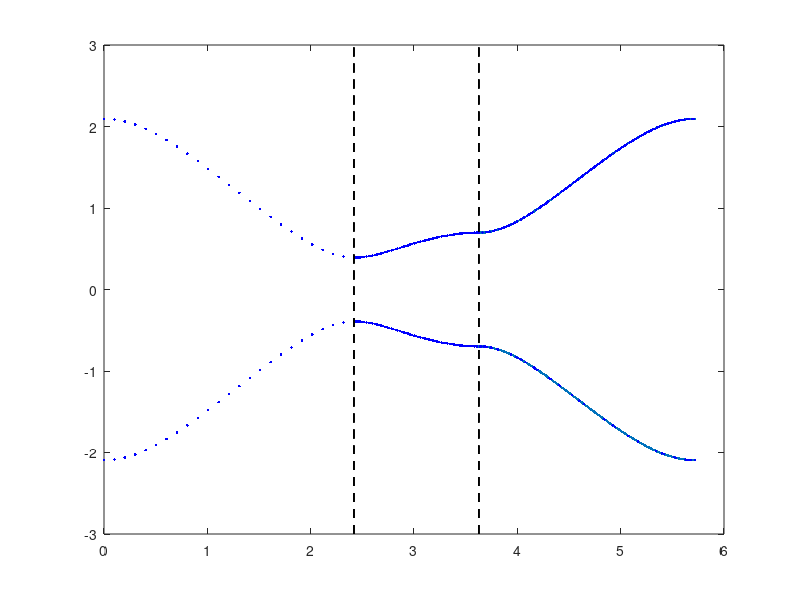

Write MATLAB code to recreate this figure. (Note: this script raises an error after producing the figure.)
%% 3-STEP PERIODIC DRIVING
clear all
home

% Trial Basis
u1_0=[0,1];
u2_0=[-1,0];
basis_0=[u1_0', u2_0'];
Periods=[2*pi/3];

opts = odeset('RelTol',1e-2,'AbsTol',1e-2);

% Reciprocal Lattice Parameters
l=sqrt((4*(pi^2)/9)/(3/4));
a=2*pi*cos(30*pi/180)/3;
b=2*pi*sin(30*pi/180)/3;
%% Gamma --> K

kx=[0:0.1:l];
ky=zeros(length(kx));

for j=1:length(Periods)
T=Periods(j);
% Driving step 1
for i=1:length(kx);
    
    H=[0, exp(1i*ky(i));
        exp(-1i*ky(i)), 0];
    
    % Schrodinger's Equation for the 1st driving stage
    f1= @(t,y1) [-1i*(H(1,1)*y1(1)+H(1,2)*y1(2)); -1i*(H(2,1)*y1(1)+H(2,2)*y1(2))];
    f2= @(t,y2) [-1i*(H(1,1)*y2(1)+H(1,2)*y2(2)); -1i*(H(2,1)*y2(1)+H(2,2)*y2(2))];
    
    
    [t,y1]=ode45(f1,[0,T/3],u1_0,opts);
    [t,y2]=ode45(f2,[0,T/3],u2_0,opts);
    
     % Resulting basis after 1st driving step
     u1_1(i,:)=y1(end,:);
     u2_1(i,:)=y2(end,:);
end

% Driving step 2
for i=1:length(kx);
    
    H=[0, exp(-1i*0.5*(sqrt(3)*kx(i)+ky(i)));
        exp(1i*0.5*(sqrt(3)*kx(i)+ky(i))), 0];
    
    % Schrodinger's Equation for the 1st driving stage
    f1= @(t,y1) [-1i*(H(1,1)*y1(1)+H(1,2)*y1(2)); -1i*(H(2,1)*y1(1)+H(2,2)*y1(2))];
    f2= @(t,y2) [-1i*(H(1,1)*y2(1)+H(1,2)*y2(2)); -1i*(H(2,1)*y2(1)+H(2,2)*y2(2))];
    
    [t,y1]=ode45(f1,[T/3,2*T/3],u1_1(i,:),opts);
    [t,y2]=ode45(f2,[T/3,2*T/3],u2_1(i,:),opts);
    
     % Resulting basis after 1st driving step
     u1_2(i,:)=y1(end,:);
     u2_2(i,:)=y2(end,:);
end

% Driving step 3
for i=1:length(kx);
    
    H=[0, exp(-1i*0.5*(-sqrt(3)*kx(i)+ky(i)));
        exp(1i*0.5*(-sqrt(3)*kx(i)+ky(i))), 0];
    
    % Schrodinger's Equation for the 1st driving stage
    f1= @(t,y1) [-1i*(H(1,1)*y1(1)+H(1,2)*y1(2)); -1i*(H(2,1)*y1(1)+H(2,2)*y1(2))];
    f2= @(t,y2) [-1i*(H(1,1)*y2(1)+H(1,2)*y2(2)); -1i*(H(2,1)*y2(1)+H(2,2)*y2(2))];
    
    [t,y1]=ode45(f1,[2*T/3,T],u1_2(i,:),opts);
    [t,y2]=ode45(f2,[2*T/3,T],u2_2(i,:),opts);
    
     % Resulting basis after 1st driving step
     u1_3(i,:)=y1(end,:);
     u2_3(i,:)=y2(end,:);
          
     % Time evolution operator
   
     U=zeros(2,2);
     U(1,1)=conj(u1_0)*u1_3(i,:)';
     U(2,1)=conj(u2_0)*u1_3(i,:)';
     U(1,2)=conj(u1_0)*u2_3(i,:)';
     U(2,2)=conj(u2_0)*u2_3(i,:)';
     
     
     %U=conj(basis_0)'*[u1_3(i,:)', u2_3(i,:)'];
     U_diag=eig(U);
     % Quasi-Energy Bands
     eps_Gamma_K_1(i,j)=1i*log(U_diag(1))./Periods(j);
     eps_Gamma_K_2(i,j)=1i*log(U_diag(2))./Periods(j);
     
end

end

%% K -->M


kx=[l:-0.01:a];
ky=tan(120*pi/180)*kx-(l*tan(120*pi/180));

for j=1:length(Periods)
T=Periods(j);
% Driving step 1
for i=1:length(kx);
    
    H=[0, exp(1i*ky(i));
        exp(-1i*ky(i)), 0];
    
    % Schrodinger's Equation for the 1st driving stage
    f1= @(t,y1) [-1i*(H(1,1)*y1(1)+H(1,2)*y1(2)); -1i*(H(2,1)*y1(1)+H(2,2)*y1(2))];
    f2= @(t,y2) [-1i*(H(1,1)*y2(1)+H(1,2)*y2(2)); -1i*(H(2,1)*y2(1)+H(2,2)*y2(2))];
    
    [t,y1]=ode45(f1,[0,T/3],u1_0,opts);
    [t,y2]=ode45(f2,[0,T/3],u2_0,opts);
    
     % Resulting basis after 1st driving step
     u1_1(i,:)=y1(end,:);
     u2_1(i,:)=y2(end,:);
end

% Driving step 2
for i=1:length(kx);
    
    H=[0, exp(-1i*0.5*(sqrt(3)*kx(i)+ky(i)));
        exp(1i*0.5*(sqrt(3)*kx(i)+ky(i))), 0];
    
    % Schrodinger's Equation for the 1st driving stage
    f1= @(t,y1) [-1i*(H(1,1)*y1(1)+H(1,2)*y1(2)); -1i*(H(2,1)*y1(1)+H(2,2)*y1(2))];
    f2= @(t,y2) [-1i*(H(1,1)*y2(1)+H(1,2)*y2(2)); -1i*(H(2,1)*y2(1)+H(2,2)*y2(2))];
    
    [t,y1]=ode45(f1,[T/3,2*T/3],u1_1(i,:),opts);
    [t,y2]=ode45(f2,[T/3,2*T/3],u2_1(i,:),opts);
    
     % Resulting basis after 1st driving step
     u1_2(i,:)=y1(end,:);
     u2_2(i,:)=y2(end,:);
end

% Driving step 3
for i=1:length(kx);
    
    H=[0, exp(-1i*0.5*(-sqrt(3)*kx(i)+ky(i)));
        exp(1i*0.5*(-sqrt(3)*kx(i)+ky(i))), 0];
    
    % Schrodinger's Equation for the 1st driving stage
    f1= @(t,y1) [-1i*(H(1,1)*y1(1)+H(1,2)*y1(2)); -1i*(H(2,1)*y1(1)+H(2,2)*y1(2))];
    f2= @(t,y2) [-1i*(H(1,1)*y2(1)+H(1,2)*y2(2)); -1i*(H(2,1)*y2(1)+H(2,2)*y2(2))];
    
    [t,y1]=ode45(f1,[2*T/3,T],u1_2(i,:),opts);
    [t,y2]=ode45(f2,[2*T/3,T],u2_2(i,:),opts);
    
     % Resulting basis after 1st driving step
     u1_3(i,:)=y1(end,:);
     u2_3(i,:)=y2(end,:);
          
     % Time evolution operator
     U=zeros(2,2);
     U(1,1)=conj(u1_0)*u1_3(i,:)';
     U(2,1)=conj(u2_0)*u1_3(i,:)';
     U(1,2)=conj(u1_0)*u2_3(i,:)';
     U(2,2)=conj(u2_0)*u2_3(i,:)';
     
     U_diag=eig(U);
     % Quasi-Energy Bands
     eps_K_M_1(i,j)=1i*log(U_diag(1))./Periods(j);
     eps_K_M_2(i,j)=1i*log(U_diag(2))./Periods(j);
end
end
%% M --> Gamma


kx=[a:-0.01:0];
ky=tan(30*pi/180)*kx;

for j=1:length(Periods)
    T=Periods(j);
% Driving step 1
for i=1:length(kx);
    
    H=[0, exp(1i*ky(i));
        exp(-1i*ky(i)), 0];
    
    % Schrodinger's Equation for the 1st driving stage
    f1= @(t,y1) [-1i*(H(1,1)*y1(1)+H(1,2)*y1(2)); -1i*(H(2,1)*y1(1)+H(2,2)*y1(2))];
    f2= @(t,y2) [-1i*(H(1,1)*y2(1)+H(1,2)*y2(2)); -1i*(H(2,1)*y2(1)+H(2,2)*y2(2))];
    
    [t,y1]=ode45(f1,[0,T/3],u1_0,opts);
    [t,y2]=ode45(f2,[0,T/3],u2_0,opts);
    
     % Resulting basis after 1st driving step
     u1_1(i,:)=y1(end,:);
     u2_1(i,:)=y2(end,:);
end

% Driving step 2
for i=1:length(kx);
    
    H=[0, exp(-1i*0.5*(sqrt(3)*kx(i)+ky(i)));
        exp(1i*0.5*(sqrt(3)*kx(i)+ky(i))), 0];
    
    % Schrodinger's Equation for the 1st driving stage
    f1= @(t,y1) [-1i*(H(1,1)*y1(1)+H(1,2)*y1(2)); -1i*(H(2,1)*y1(1)+H(2,2)*y1(2))];
    f2= @(t,y2) [-1i*(H(1,1)*y2(1)+H(1,2)*y2(2)); -1i*(H(2,1)*y2(1)+H(2,2)*y2(2))];
    
    [t,y1]=ode45(f1,[T/3,2*T/3],u1_1(i,:),opts);
    [t,y2]=ode45(f2,[T/3,2*T/3],u2_1(i,:),opts);
    
     % Resulting basis after 1st driving step
     u1_2(i,:)=y1(end,:);
     u2_2(i,:)=y2(end,:);
end

% Driving step 3
for i=1:length(kx);
    
    H=[0, exp(-1i*0.5*(-sqrt(3)*kx(i)+ky(i)));
        exp(1i*0.5*(-sqrt(3)*kx(i)+ky(i))), 0];
    
    % Schrodinger's Equation for the 1st driving stage
    f1= @(t,y1) [-1i*(H(1,1)*y1(1)+H(1,2)*y1(2)); -1i*(H(2,1)*y1(1)+H(2,2)*y1(2))];
    f2= @(t,y2) [-1i*(H(1,1)*y2(1)+H(1,2)*y2(2)); -1i*(H(2,1)*y2(1)+H(2,2)*y2(2))];
    
    [t,y1]=ode45(f1,[2*T/3,T],u1_2(i,:),opts);
    [t,y2]=ode45(f2,[2*T/3,T],u2_2(i,:),opts);
    
     % Resulting basis after 1st driving step
     u1_3(i,:)=y1(end,:);
     u2_3(i,:)=y2(end,:);
          
     % Time evolution operator
     U=zeros(2,2);
     U(1,1)=conj(u1_0)*u1_3(i,:)';
     U(2,1)=conj(u2_0)*u1_3(i,:)';
     U(1,2)=conj(u1_0)*u2_3(i,:)';
     U(2,2)=conj(u2_0)*u2_3(i,:)';
     
     U_diag=eig(U);
     % Quasi-Energy Bands
     eps_M_Gamma_1(i,j)=1i*log(U_diag(1))./Periods(j);
     eps_M_Gamma_2(i,j)=1i*log(U_diag(2))./Periods(j);
end
end
%% QUASI-ENERGY BAND STRUCTURE

K=l;
M=sqrt(b^2+(l-a)^2);
Gamma=2*pi/3;

k1=linspace(0,K,length(eps_Gamma_K_1));
k2=linspace(K,K+M,length(eps_K_M_1));
k3=linspace(K+M,K+M+Gamma,length(eps_M_Gamma_1));


%colours=['.b','.r','.g','.c'];
close all
figure(1)
box on
hold on
for j=1:length(Periods)
    if j==1
        c='.b';
    else if j==2
            c='.r';
        else if j==3
                c='.g';
            else
                c='.k';
            end
        end
    end
plot(k1,eps_Gamma_K_1(:,j).*Periods(j),c,k1,eps_Gamma_K_2(:,j).*Periods(j),c)
plot(k2,eps_K_M_1(:,j).*Periods(j),c,k2,eps_K_M_2(:,j).*Periods(j),c)
plot(k3,eps_M_Gamma_1(:,j).*Periods(j),c',k3,eps_M_Gamma_2(:,j).*Periods(j),c)
end
plot(K*ones(length([-3:3])),[-3:3],'--k')
plot(K+M*ones(length([-3:3])),[-3:3],'--k')
hold off

%legend('Numerical dispersion')

ax=gca;
ax.XTick=[0,K,K+M,K+M+Gamma];
ax.XTickLabel={'\Gamma','K','M','\Gamma'}
ax = gca;
ax.FontSize = 16;
xlim([0 K+M+Gamma])
ylim([-pi pi])
xlabel('$ka$','FontSize',18,'FontWeight','bold','Interpret','latex')
ylabel('$ET/J$','FontSize',18,'FontWeight','bold','Interpret','latex')
hold off




